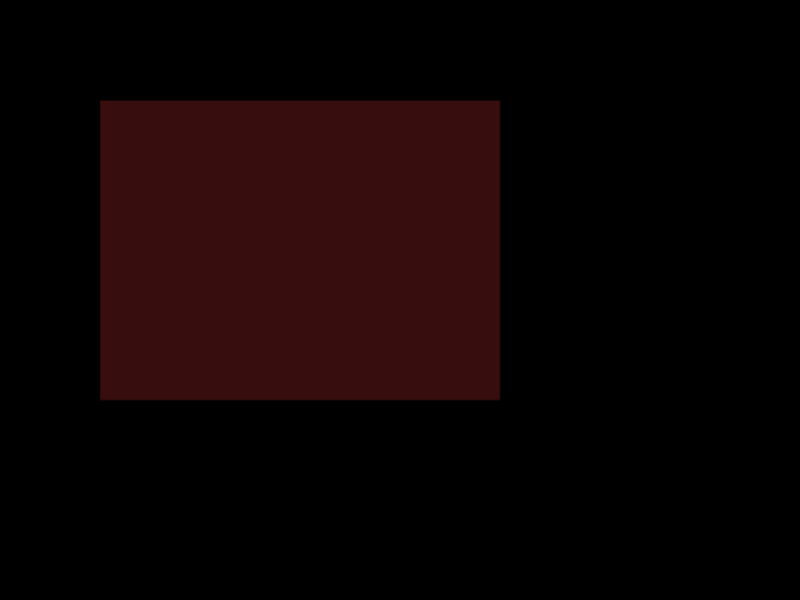
Frame 1 (no input)
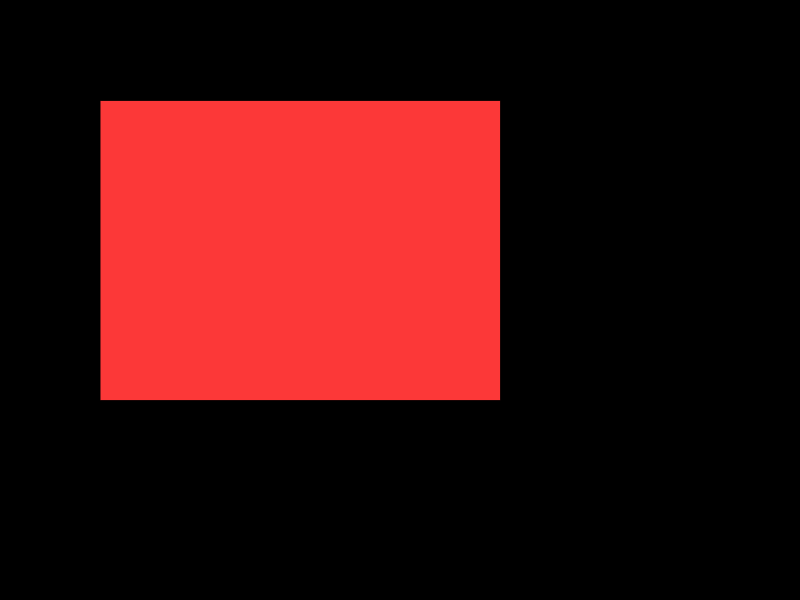
Frame 60 (no input)
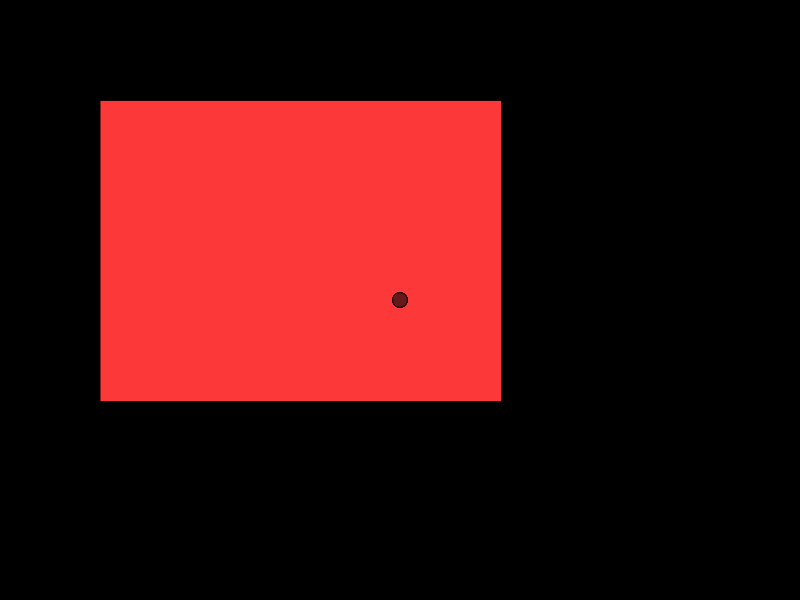
Frame 120 (the mouse pressed at the canvas centre since frame 60)

The p5.js sketch that drew these frames (run headless with seeded random() and noise() and a simulated clock; from frame 60 on, the mouse is pressed at the canvas centre):

// p5.js sketch
// ── sketch.js
let value = 0;

function setup(){
  createCanvas(displayWidth,displayHeight);
  background(0);
  frameRate(60);
}

function draw(){
{
    fill(value, value, value, 50); 
    ellipse(mouseX,mouseY, 15,15);
  }
  fill(255,60,60,30);
  rect(100,100,value+displayWidth/2,value+displayHeight/2);
 // rect(width/2,height/2,value+80,value+80,value+1);
}
        function mousePressed(){
        fill(abs(0*cos(frameCount*.01)));
        rect(width/5,height/5,value+120,value+120);

        }
function mouseMoved() {
  fill(255- value-2,60,60,30);
  rect(100,100,value+displayWidth/2,value+displayHeight/2);  
  value = value + 1;
  if (value > 255) {
    value = 0;
 
  }
}
